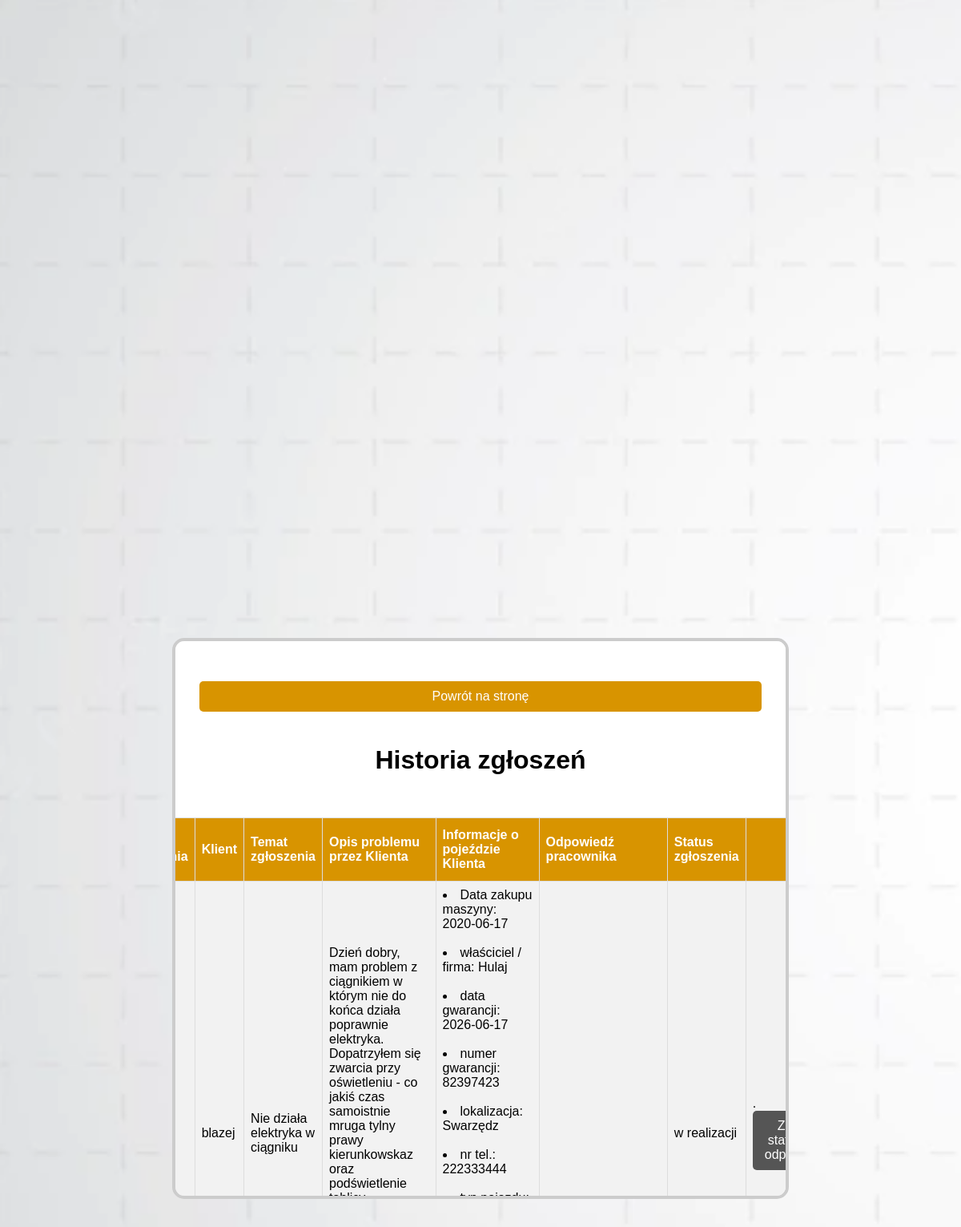
/all_requests.php (signed in), run on the app's committed database.
### tables this page shows
CREATE TABLE `requests` (
  `id_request` int(11) NOT NULL,
  `date` datetime NOT NULL DEFAULT current_timestamp(),
  `client` varchar(40) NOT NULL,
  `purchase_date` date DEFAULT NULL,
  `owner_company` varchar(50) NOT NULL,
  `warranty_date` date DEFAULT NULL,
  `warranty_number` varchar(30) NOT NULL,
  `location` varchar(50) NOT NULL,
  `phone_number` varchar(20) NOT NULL,
  `vehicle_type` varchar(50) NOT NULL,
  `vehicle_serial_number` varchar(30) NOT NULL,
  `mileage` varchar(20) NOT NULL,
  `error_code` varchar(30) NOT NULL,
  `subject` varchar(100) NOT NULL,
  `description` longtext NOT NULL,
  `response` longtext NOT NULL,
  `status` varchar(20) NOT NULL DEFAULT 'otwarte'
);

### all_requests.php (the view, shortened to what this page needs)
<?php
    include "db_conn.php";
    if(isset($_SESSION['id_employee']) && isset($_SESSION['login'])){
?>
<!DOCTYPE html5>
<html>
<head>
    <link rel="stylesheet" type="text/css" href="style.css">
</head>
<body>
    <div class="block_request">
        <a id="centered_return" href="employee.php">Powrót na stronę</a>
        <h1>Historia zgłoszeń</h1>
        <p class="requests">
            <?php
                echo '<table id="table_requests">
                <tr>
                    <th> <font face="Arial">Data zgłoszenia</font> </th>
                    <th> <font face="Arial">Klient</font> </th>
                    <th> <font face="Arial">Temat zgłoszenia</font> </th>
                    <th> <font face="Arial">Opis problemu przez Klienta</font> </th>
                    <th> <font face="Arial">Informacje o pojeździe Klienta</font> </th>
                    <th> <font face="Arial">Odpowiedź pracownika</font> </th>
                    <th> <font face="Arial">Status zgłoszenia</font> </th>
                    <th> <font face="Arial"></font> </th>
                </tr>';
                $sql = "SELECT * FROM requests ORDER BY date DESC;";
                $result = mysqli_query($conn, $sql);
                while ($row = $result->fetch_assoc()) {
                    $field1name = $row["date"];
                    $field2name = $row["client"];
                    $field3name = $row["subject"];
                    $field4name = $row["description"];
                    $field5name = $row["response"];
                    $field6name = $row["status"];
                    $info1 = $row["purchase_date"];
                    $info2 = $row["owner_company"];
                    $info3 = $row["warranty_date"];
                    $info4 = $row["warranty_number"];
                    $info5 = $row["location"];
                    $info6 = $row["phone_number"];
                    $info7 = $row["vehicle_type"];
                    $info8 = $row["vehicle_serial_number"];
                    $info9 = $row["mileage"];
                    $info10 = $row["error_code"];
                    ?><form id="modify_record" action="modify.php" method="POST">
                        <input type="hidden" name="id_element" value="<?php echo $i; ?>"><?php
                    echo '<tr>
                            <td>'.$field1name.'</td>
                            <td>'.$field2name.'</td>
                            <td>'.$field3name.'</td>
                            <td>'.$field4name.'</td>
                            <td><li>Data zakupu maszyny: '.$info1.'</li><br><li>właściciel / firma: '.$info2.'</li><br><li>data gwarancji: '.$info3.'</li><br><li>numer gwarancji: '.$info4.'</li><br><li>lokalizacja: '.$info5.'</li><br><li>nr tel.: '.$info6.'</li><br><li>typ pojazdu: '.$info7.'</li><br><li>nr ser. pojazdu: '.$info8.'</li><br><li>przebieg / czas pracy: '.$info9.'</li><br><li>kod błędu: '.$info10.'</li></td>
                            <td>'.$field5name.'</td>
                            <td>'.$field6name.'</td>
                            <td>.<button type="submit">Zmień status lub odpowiedz</button></td>
                        </tr>';
                    ?></form><?php
                }
            ?>
        </p>
    </div>
</body>
</html>
<?php
}
else{
    header("Location: index.php");
    exit();
}
?>

### style.css (style rules this page uses)
body { background-image: url(pics/background.png); background-size: cover; background-repeat: no-repeat; display: flex; justify-content: center; align-items: center; height: 98% ; flex-direction: column; }
* { font-family:sans-serif; box-sizing: border-box; }
.block_request { display: flex; align-items: center; text-align: center; width: 65%; border: 4px solid #ccc; padding: 30px; background: #fff; border-radius: 15px; flex-direction: column; position: relative; height: 700px; overflow:scroll; overflow-x:hidden; }
button { float: right; background: #555; padding: 10px 15px; color: #fff; border-radius: 5px; border: none; font-size: 16px; }
#centered_return { text-align: center; background: #d89400; font-size: 16px; padding: 10px; width: 100%; margin-top: 20px; margin-bottom: 20px; color: #fff; border-radius: 5px; border: none; text-decoration: none; }
#table_requests { font-family: Arial, Helvetica, sans-serif; border-collapse: collapse; width: 100%; }
#table_requests td { border: 1px solid #ddd; padding: 8px; text-justify: inter-word; }
#table_requests th { border: 1px solid #ddd; padding: 8px; }
#table_requests tr:nth-child(even) { background-color: #f2f2f2; }
#table_requests th { padding-top: 12px; padding-bottom: 12px; text-align: left; background-color: #d89400; color: white; }

### data on the page
requests: client "blazej", subject "Nie działa elektryka w ciągniku", description "Dzień dobry, mam problem z ciągnikiem w którym nie do końca działa poprawnie elektryka. Dopatrzyłem się zwarcia przy oświetleniu - co jakiś czas samoistnie mruga tylny prawy kierunkowskaz oraz podświetlenie…", purchase_date "2020-06-17", owner_company "Hulaj", warranty_date "2026-06-17", warranty_number "82397423", location "Swarzędz", phone_number "222333444", status "w realizacji"
